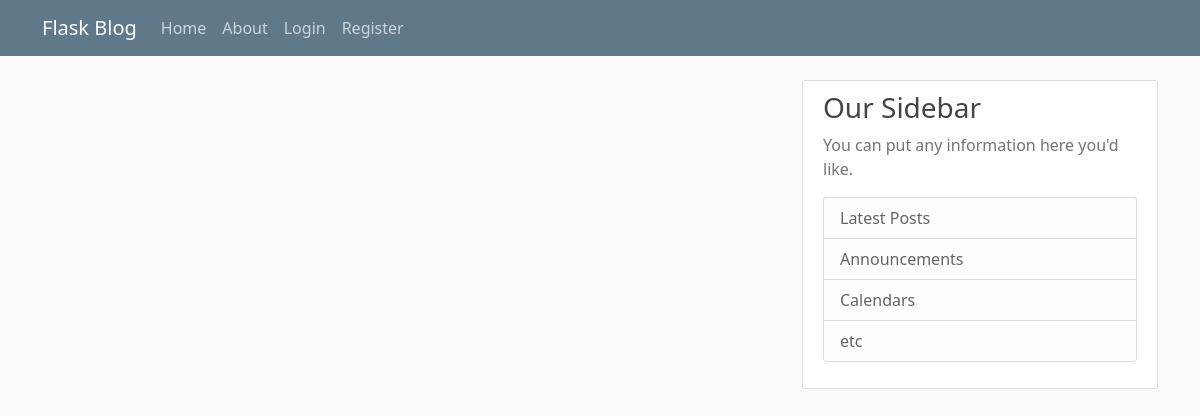
The app's page /home, older data.
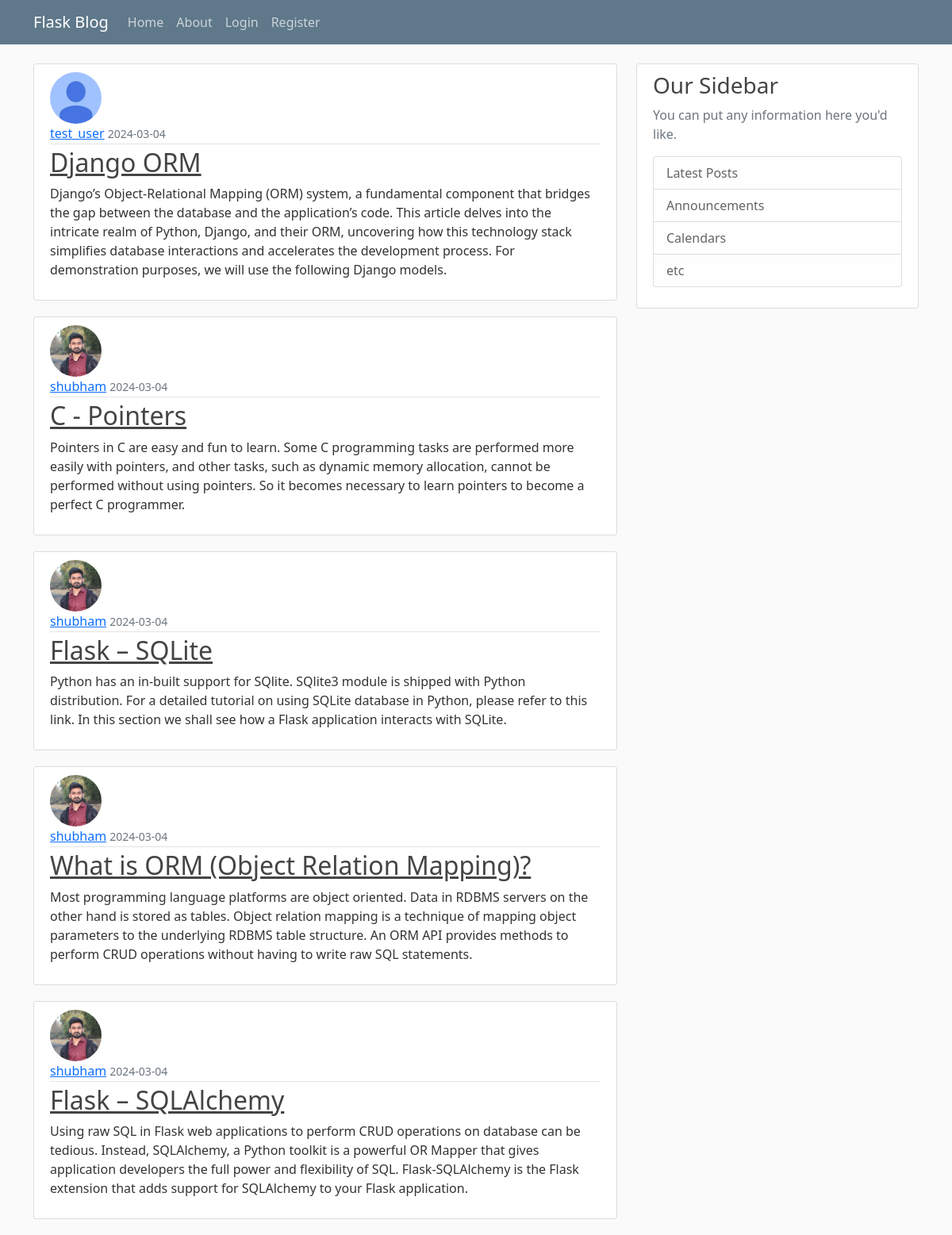
The same page, newer data.
### flask_blog/models.py (models this page shows, shortened)
class Post(db.Model):
    id = db.Column(db.Integer, primary_key = True)
    title = db.Column(db.String(120), nullable = False)
    date_posted = db.Column(db.DateTime, nullable = False, default=datetime.utcnow)
    content = db.Column(db.Text, nullable=False)
    user_id = db.Column(db.Integer, db.ForeignKey('user.id'), nullable = False)

class User(db.Model, UserMixin):
    id = db.Column(db.Integer, primary_key = True)
    username = db.Column(db.String(20), unique=True, nullable=False)
    email = db.Column(db.String(120), unique=True, nullable=False)
    image_file = db.Column(db.String(20), nullable=False, default='default.jpg')
    password = db.Column(db.String(60), nullable=False)
    posts = db.relationship('Post', backref='author', lazy=True)

### flask_blog/routes.py (the view)
@app.route("/")
@app.route("/home")
def home():
    page = request.args.get('page', 1, type=int)
    posts = Post.query.order_by(Post.date_posted.desc()).paginate(page=page, per_page=5)
    return render_template("home.html", posts=posts)

### flask_blog/templates/home.html
{% extends "layout.html" %}
{% block start %}
    {% for post in posts %}
    <article class="media content-section">
      <img class="rounded-circle article-img" src="{{ url_for('static',filename='profile_pics/'+post.author.image_file) }}">
        <div class="media-body">
          <div class="article-metadata">
            <a class="mr-2" href="#">{{ post.author.username }}</a>
            <small class="text-muted">{{ post.date_posted.strftime('%Y-%m-%d') }}</small>
          </div>
          <h2><a class="article-title" href="{{ url_for('post',post_id=post.id) }}">{{ post.title }}</a></h2>
          <p class="article-content">{{ post.content }}</p>
        </div>
      </article>
    {% endfor %}
{% endblock %}

### flask_blog/templates/layout.html (shortened to what this page needs)
<!DOCTYPE html>
<html lang="en">
<head>
    <link href="https://cdn.jsdelivr.net/npm/bootstrap@5.0.2/dist/css/bootstrap.min.css" rel="stylesheet">
    <link type="text/css" rel="stylesheet" href="{{ url_for('static',filename='main.css') }}">
</head>
<body >
    <header class="site-header">
        <nav class="navbar navbar-expand-md navbar-dark bg-steel fixed-top">
          <div class="container">
            <a class="navbar-brand mr-4" href="{{ url_for('home' )}}">Flask Blog</a>
            <div class="collapse navbar-collapse" id="navbarToggle">
              <div class="navbar-nav mr-auto">
                <a class="nav-item nav-link" href="{{url_for('home')}}">Home</a>
                <a class="nav-item nav-link" href="{{url_for('about_page')}}">About</a>
              </div>
              <div class="navbar-nav">
                {% if current_user.is_authenticated %}
                  <a class="nav-item nav-link" href="{{url_for('account')}}">Account</a>
                  <a class="nav-item nav-link" href="{{url_for('new_post')}}">New Post</a>
                  <a class="nav-item nav-link" href="{{url_for('logout')}}">Logout</a>
                {% else %}
                  <a class="nav-item nav-link" href="{{url_for('login')}}">Login</a>
                  <a class="nav-item nav-link" href="{{url_for('register')}}">Register</a>
                {% endif %}
              </div>
            </div>
          </div>
        </nav>
      </header>
      <main role="main" class="container">
        <div class="row">
          <div class="col-md-8">
            {% block start %}{% endblock %}
          </div>
          <div class="col-md-4">
            <div class="content-section">
              <h3>Our Sidebar</h3>
              <p class='text-muted'>You can put any information here you'd like.
                <ul class="list-group">
                  <li class="list-group-item list-group-item-light">Latest Posts</li>
                  <li class="list-group-item list-group-item-light">Announcements</li>
                  <li class="list-group-item list-group-item-light">Calendars</li>
                  <li class="list-group-item list-group-item-light">etc</li>
                </ul>
              </p>
            </div>
          </div>
        </div>
      </main>
</body>
</html>

### flask_blog/static/main.css (style rules this page uses)
body { background: #fafafa; color: #333333; margin-top: 5rem; }
h1, h2, h3, h4, h5, h6 { color: #444444; }
.bg-steel { background-color: #5f788a; }
.site-header .navbar-nav .nav-link { color: #cbd5db; }
.content-section { background: #ffffff; padding: 10px 20px; border: 1px solid #dddddd; border-radius: 3px; margin-bottom: 20px; }
.article-title { color: #444444; }
.article-content { white-space: pre-line; }
.article-img { height: 65px; width: 65px; margin-right: 16px; }
.article-metadata { padding-bottom: 1px; margin-bottom: 4px; border-bottom: 1px solid #e3e3e3 }

Row changes from the older to the newer data that the page shows:
added Post: image_file (placeholder picture), author.username "test_user", date_posted "2024-03-04", title "Django ORM", content "Django’s Object-Relational Mapping (ORM) system, a fundamental component that bridges the gap between the database and the application’s code. This article delves into the intricate realm of Python, Django, and their ORM, uncovering how this technology stack simplifies database interactions and accelerates the development process. For demonstration purposes, we will use the following Django models."
added Post: image_file (picture), author.username "shubham", date_posted "2024-03-04", title "C - Pointers", content "Pointers in C are easy and fun to learn. Some C programming tasks are performed more easily with pointers, and other tasks, such as dynamic memory allocation, cannot be performed without using pointers. So it becomes necessary to learn pointers to become a perfect C programmer."
added Post: image_file (picture), author.username "shubham", date_posted "2024-03-04", title "Flask – SQLite", content "Python has an in-built support for SQlite. SQlite3 module is shipped with Python distribution. For a detailed tutorial on using SQLite database in Python, please refer to this link. In this section we shall see how a Flask application interacts with SQLite."
added Post: image_file (picture), author.username "shubham", date_posted "2024-03-04", title "What is ORM (Object Relation Mapping)?", content "Most programming language platforms are object oriented. Data in RDBMS servers on the other hand is stored as tables. Object relation mapping is a technique of mapping object parameters to the underlying RDBMS table structure. An ORM API provides methods to perform CRUD operations without having to write raw SQL statements."
added Post: image_file (picture), author.username "shubham", date_posted "2024-03-04", title "Flask – SQLAlchemy", content "Using raw SQL in Flask web applications to perform CRUD operations on database can be tedious. Instead, SQLAlchemy, a Python toolkit is a powerful OR Mapper that gives application developers the full power and flexibility of SQL. Flask-SQLAlchemy is the Flask extension that adds support for SQLAlchemy to your Flask application."
